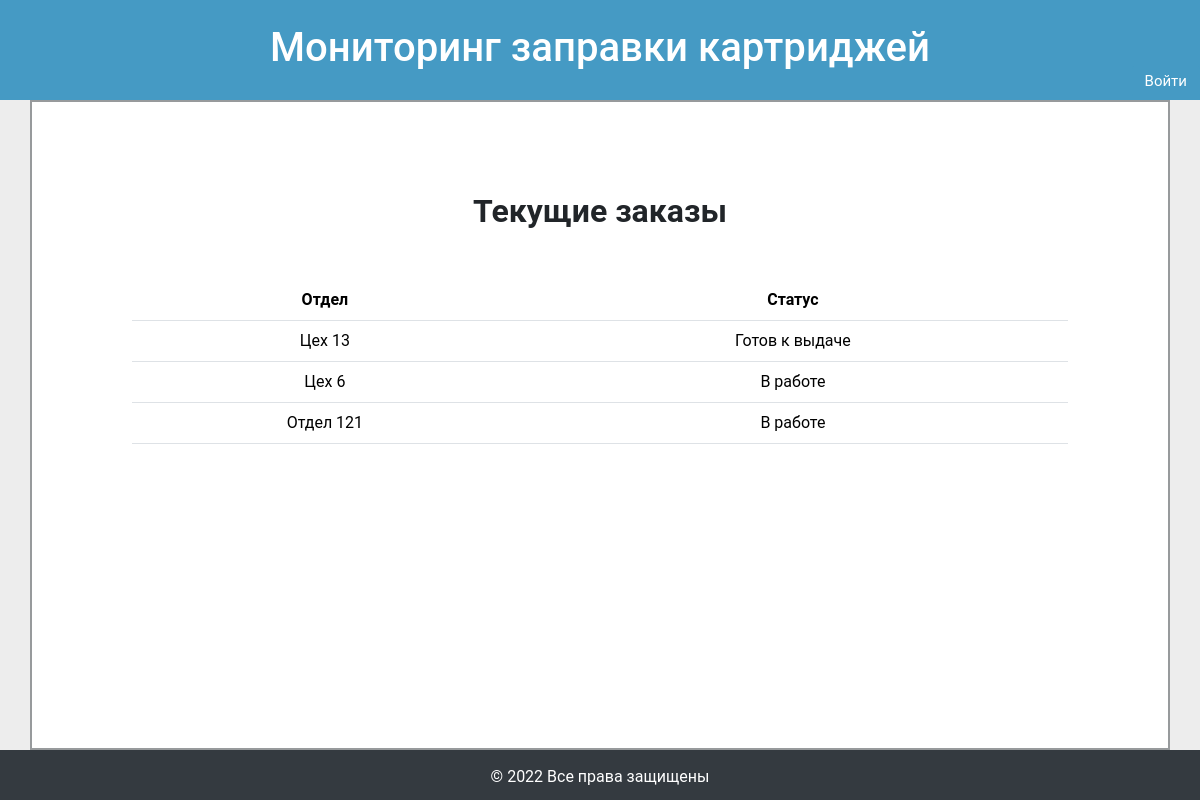
The app's page /, older data.
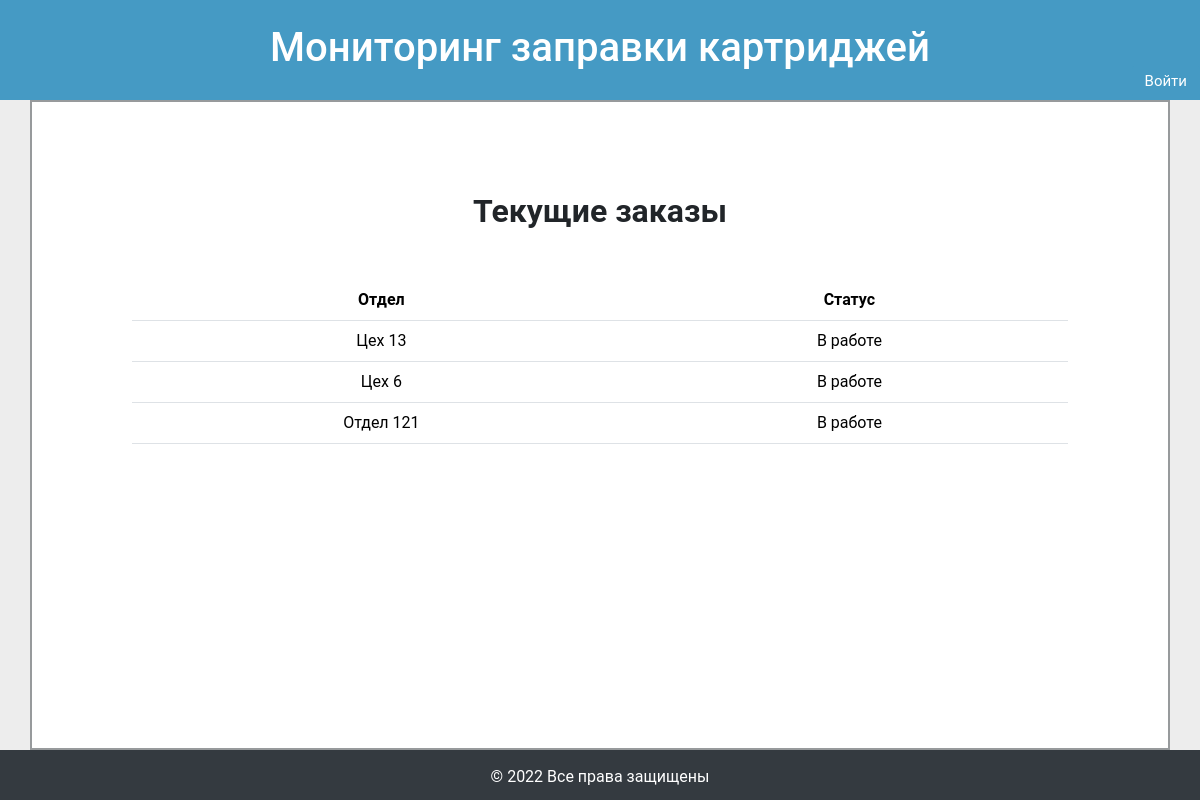
The same page, newer data.
### app/models.py (models this page shows, shortened)
class Orders(models.Model):
    AT_WORK = 1
    READY = 2
    ISSUED = 3
    STATUSES = (
        (AT_WORK, 'В работе'),
        (READY, 'Готов к выдаче'),
        (ISSUED, 'Выдан'),
    )
    department = models.CharField(max_length=128, default=None)
    status = models.SmallIntegerField(default=AT_WORK, choices=STATUSES)
    created = models.DateTimeField(auto_now_add=True)
    class Meta:
        verbose_name = 'Заказ'
        verbose_name_plural = 'Заказы'

### app/views.py (the view, shortened to what this page needs)
# urls.py: path('', views.main, name='cartridges'),
def main(request):
    orders = Orders.objects.filter(status__lte=2)
    context = {
        'title': 'Статус заказов',
        'orders': orders,
    }
    return render(request=request, template_name='app/index.html', context=context)

### app/templates/app/index.html (shortened to what this page needs)
{% extends 'app/base.html' %}
{% load static %}
{% block content %}
    <div class="header">
        <h1>Мониторинг заправки картриджей</h1>
        {% if user.is_authenticated %}
            <form action="{% url 'index:logout' %}" method="post" style="display: inline">
                {% csrf_token %}
                <button type="submit" class="btn btn-primary logout">Выйти из аккаунта</button>
            </form>
        {% else %}
            <form action="{% url 'index:login' %}" method="post" style="display: inline">
                <button type="submit" class="btn btn-primary login">Войти</button>
            </form>
        {% endif %}
    </div>
    <div class="container content">
        <div class="internal">
            <h2 class="name">Текущие заказы</h2>
            <div class="order-table">
                <table class="table table-auto table-hover">
                    <thead>
                    <tr>
                        <th scope="col">Отдел</th>
                        <th scope="col">Статус</th>
                    </tr>
                    </thead>
                    <tbody>
                    {% for order in orders %}
                    <tr>
                        <td>{{order.department}}</td>
                        {% if user.is_authenticated %}
                        <td>
                            <form action="{% url 'index:cartridges' %}" method="post" class="fm-sl">
                                {% csrf_token %}
                                <select name="status" class="form-select form-select-sm" aria-label=".form-select-sm">
                                    <option disabled selected="selected">{{order.get_status_display}}</option>
                                    <option value="1 {{order.id}}">В работе</option>
                                    <option value="2 {{order.id}}">Готов к выдаче</option>
                                    <option value="3 {{order.id}}">Выдан</option>
                                </select>
                                <input class="btn btn-outline-primary enter" type="submit" value="Подтвердить">
                            </form>
                        </td>
                        {% else %}
                            <td>{{order.get_status_display}}</td>
                        {% endif %}
                    </tr>
                    {% endfor %}
                    </tbody>
                </table>
            </div>
        </div>
    </div>
    <div class="footer">
        &copy; 2022 Все права защищены
    </div>
{% endblock %}

### app/templates/app/base.html (shortened to what this page needs)
{% load static %}
<!DOCTYPE html>
<html lang="en">
<head>
    <link href="https://cdn.jsdelivr.net/npm/bootstrap@5.3.1/dist/css/bootstrap.min.css" rel="stylesheet"
>
    <link rel="stylesheet" type="text/css" href="{% static 'css/index.css' %}">
</head>
<body>
    {% block content %} {% endblock %}
</body>
</html>

### static/css/index.css (style rules this page uses)
body { display: flex; flex-direction: column; margin:0; padding:0; background: #ededed; font-family:Roboto; min-height: 100vh; }
.header { position: relative; height: 100px; background-color: #459ac4; }
h1 { padding: 24px 0px 3px 0px; text-align: center; color: white; }
.login { color: white; background: #459ac4; font-size: 15px; border-color: #459ac4; position: absolute; right: 0; top: 63px; }
.name { text-align: center; margin-bottom: 45px; font-weight: bold; }
.content { background-color: white; flex-grow: 1; margin: 0 auto; padding: 20px; border-radius: 5px; width: 1140px; height: 100%; border: 2px solid #979a9c; border-radius: 0px; }
.internal { padding: 70px 20px 20px 20px; height: inherit; }
.order-table { padding: 5px 60px 20px 60px; }
.table-auto { text-align: center; }
.footer { height: 50px; background-color: #343a40; color: white; text-align: center; padding-top: 15px; }

Row changes from the older to the newer data that the page shows:
changed Orders "Цех 13": status "Готов к выдаче" → "В работе"
